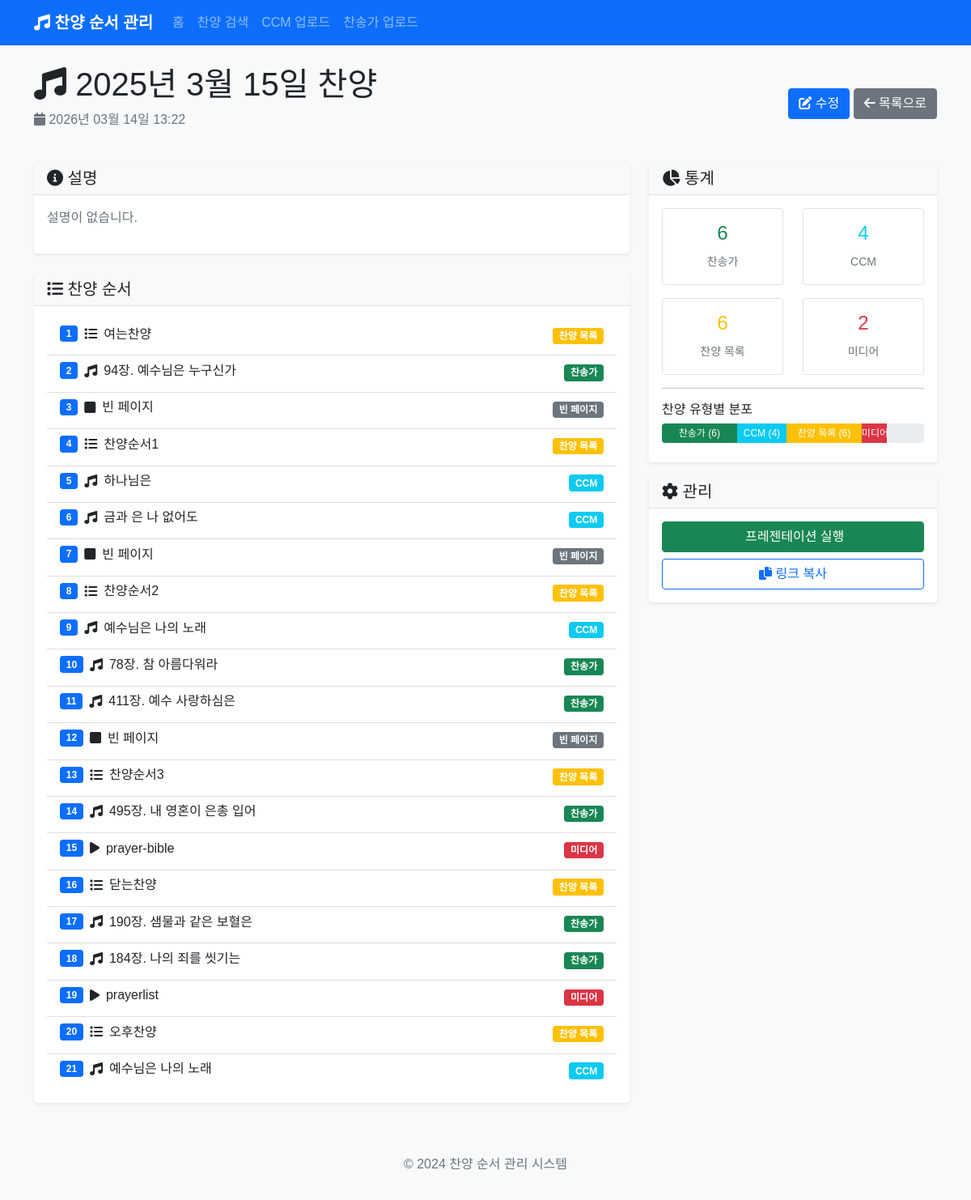
Screenshot of /post/23 with the database file from the repository.
### app.py (models this page shows)
class PraisePost(db.Model):
    id = db.Column(db.Integer, primary_key=True)
    title = db.Column(db.String(200), nullable=False)
    content = db.Column(db.Text, nullable=False)
    created_at = db.Column(db.DateTime, default=datetime.utcnow)
    songs = db.relationship('Song', backref='praise_post', lazy=True, cascade='all, delete-orphan')
    background_image = db.Column(db.String(500))  # 전체 배경 이미지
    parallax_image = db.Column(db.String(500))  # 패럴랙스 배경 이미지

class Song(db.Model):
    id = db.Column(db.Integer, primary_key=True)
    title = db.Column(db.String(200), nullable=False)
    song_type = db.Column(db.String(50), nullable=False)  # 'hymn', 'ccm', 'section', 'media', 'blank'
    hymn_number = db.Column(db.String(10))  # 찬송가 번호
    lyrics = db.Column(db.Text)  # 가사
    order = db.Column(db.Integer, nullable=False)
    praise_post_id = db.Column(db.Integer, db.ForeignKey('praise_post.id'), nullable=False)
    section_title = db.Column(db.String(200))  # 섹션 제목 (예: 찬양순서1)
    media_type = db.Column(db.String(50))  # 'image', 'video'
    media_url = db.Column(db.String(500))  # 미디어 파일 경로
    background_image = db.Column(db.String(500))  # 배경 이미지

### app.py (the view)
@app.route('/post/<int:post_id>')
def view_post(post_id):
    post = PraisePost.query.get_or_404(post_id)
    return render_template('view_post.html', post=post)

### templates/view_post.html (shortened to what this page needs)
{% extends "base.html" %}
{% block content %}
<div class="row">
    <div class="col-12">
        <div class="d-flex justify-content-between align-items-center mb-4">
            <div>
                <h1><i class="fas fa-music"></i> {{ post.title }}</h1>
                <p class="text-muted">
                    <i class="fas fa-calendar"></i> {{ post.created_at.strftime('%Y년 %m월 %d일 %H:%M') }}
                </p>
            </div>
            <div>
                <a href="{{ url_for('edit_post', post_id=post.id) }}" class="btn btn-primary">
                    <i class="fas fa-edit"></i> 수정
                </a>
                <a href="{{ url_for('index') }}" class="btn btn-secondary">
                    <i class="fas fa-arrow-left"></i> 목록으로
                </a>
            </div>
        </div>
    </div>
</div>
<div class="row">
    <div class="col-md-8">
        <div class="card mb-4">
            <div class="card-header">
                <h5 class="mb-0"><i class="fas fa-info-circle"></i> 설명</h5>
            </div>
            <div class="card-body">
                {% if post.content %}
                    <p>{{ post.content }}</p>
                {% else %}
                    <p class="text-muted">설명이 없습니다.</p>
                {% endif %}
            </div>
        </div>
        <div class="card">
            <div class="card-header">
                <h5 class="mb-0"><i class="fas fa-list"></i> 찬양 순서</h5>
            </div>
            <div class="card-body">
                {% if post.songs %}
                    <div class="list-group">
                        {% for song in post.songs %}
                        <div class="list-group-item">
                            <div class="d-flex justify-content-between align-items-start">
                                <div class="flex-grow-1">
                                    <div class="d-flex align-items-center mb-2">
                                        <span class="badge bg-primary me-2">{{ loop.index }}</span>
                                        {% if song.song_type == 'hymn' %}
                                            <i class="fas fa-music me-2"></i>
                                        {% elif song.song_type == 'ccm' %}
                                            <i class="fas fa-music me-2"></i>
                                        {% elif song.song_type == 'section' %}
                                            <i class="fas fa-list me-2"></i>
                                        {% elif song.song_type == 'media' %}
                                            <i class="fas fa-play me-2"></i>
                                        {% elif song.song_type == 'blank' %}
                                            <i class="fas fa-square me-2"></i>
                                        {% else %}
                                            <i class="fas fa-music me-2"></i>
                                        {% endif %}
                                        <h6 class="mb-0">
                                            {% if song.song_type == 'hymn' %}
                                                {{ song.hymn_number }}장. {{ song.title }}
                                            {% else %}
                                                {{ song.title }}
                                            {% endif %}
                                        </h6>
                                    </div>
                                </div>
                                <div class="ms-3">
                                    {% if song.song_type == 'hymn' %}
                                        <span class="badge bg-success">찬송가</span>
                                    {% elif song.song_type == 'ccm' %}
                                        <span class="badge bg-info">CCM</span>
                                    {% elif song.song_type == 'section' %}
                                        <span class="badge bg-warning">찬양 목록</span>
                                    {% elif song.song_type == 'media' %}
                                        <span class="badge bg-danger">미디어</span>
                                    {% elif song.song_type == 'blank' %}
                                        <span class="badge bg-secondary">빈 페이지</span>
                                    {% else %}
                                        <span class="badge bg-secondary">기타</span>
                                    {% endif %}
                                </div>
                            </div>
                        </div>
                        {% endfor %}
                    </div>
                {% else %}
                    <p class="text-muted">등록된 찬양이 없습니다.</p>
                {% endif %}
            </div>
        </div>
    </div>
    <div class="col-md-4">
        <div class="card">
            <div class="card-header">
                <h5 class="mb-0"><i class="fas fa-chart-pie"></i> 통계</h5>
            </div>
            <div class="card-body">
                <div class="row text-center">
                    <div class="col-6 mb-3">
                        <div class="border rounded p-3">
                            <h4 class="text-success">{{ post.songs|selectattr('song_type', 'equalto', 'hymn')|list|length }}</h4>
                            <small class="text-muted">찬송가</small>
                        </div>
                    </div>
                    <div class="col-6 mb-3">
                        <div class="border rounded p-3">
                            <h4 class="text-info">{{ post.songs|selectattr('song_type', 'equalto', 'ccm')|list|length }}</h4>
                            <small class="text-muted">CCM</small>
                        </div>
                    </div>
                    <div class="col-6">
                        <div class="border rounded p-3">
                            <h4 class="text-warning">{{ post.songs|selectattr('song_type', 'equalto', 'section')|list|length }}</h4>
                            <small class="text-muted">찬양 목록</small>
                        </div>
                    </div>
                    <div class="col-6">
                        <div class="border rounded p-3">
                            <h4 class="text-danger">{{ post.songs|selectattr('song_type', 'equalto', 'media')|list|length }}</h4>
                            <small class="text-muted">미디어</small>
                        </div>
                    </div>
                </div>
                <hr>
                <div class="mt-3">
                    <h6>찬양 유형별 분포</h6>
                    <div class="progress mb-2">
                        {% set hymn_count = post.songs|selectattr('song_type', 'equalto', 'hymn')|list|length %}
                        {% set ccm_count = post.songs|selectattr('song_type', 'equalto', 'ccm')|list|length %}
                        {% set section_count = post.songs|selectattr('song_type', 'equalto', 'section')|list|length %}
                        {% set media_count = post.songs|selectattr('song_type', 'equalto', 'media')|list|length %}
                        {% set total = post.songs|length %}
                        {% if total > 0 %}
                            {% if hymn_count > 0 %}
                                <div class="progress-bar bg-success" style="width: {{ (hymn_count / total * 100)|round(1) }}%">
                                    찬송가 ({{ hymn_count }})
                                </div>
                            {% endif %}
                            {% if ccm_count > 0 %}
                                <div class="progress-bar bg-info" style="width: {{ (ccm_count / total * 100)|round(1) }}%">
                                    CCM ({{ ccm_count }})
                                </div>
                            {% endif %}
                            {% if section_count > 0 %}
                                <div class="progress-bar bg-warning" style="width: {{ (section_count / total * 100)|round(1) }}%">
                                    찬양 목록 ({{ section_count }})
                                </div>
                            {% endif %}
                            {% if media_count > 0 %}
                                <div class="progress-bar bg-danger" style="width: {{ (media_count / total * 100)|round(1) }}%">
                                    미디어 ({{ media_count }})
                                </div>
                            {% endif %}
                        {% endif %}
                    </div>
                </div>
            </div>
        </div>
        <div class="card mt-3">
            <div class="card-header">
                <h5 class="mb-0"><i class="fas fa-cog"></i> 관리</h5>
            </div>
            <div class="card-body">
                <div class="d-grid gap-2">
                    <a href="{{ url_for('presentation', post_id=post.id) }}" class="btn btn-success" target="_blank">
                         프레젠테이션 실행
                    </a>
                    <button class="btn btn-outline-primary" onclick="copyToClipboard()">
                        <i class="fas fa-copy"></i> 링크 복사
                    </button>
                </div>
            </div>
        </div>
    </div>
</div>
{% endblock %}

### templates/base.html (shortened to what this page needs)
<!DOCTYPE html>
<html lang="ko">
<head>
    <link href="https://cdn.jsdelivr.net/npm/bootstrap@5.1.3/dist/css/bootstrap.min.css" rel="stylesheet">
    <link href="https://cdnjs.cloudflare.com/ajax/libs/font-awesome/6.0.0/css/all.min.css" rel="stylesheet">
    <link href="{{ url_for('static', filename='css/style.css') }}" rel="stylesheet">
</head>
<body>
    <nav class="navbar navbar-expand-lg navbar-dark bg-primary">
        <div class="container">
            <a class="navbar-brand" href="{{ url_for('index') }}">
                <i class="fas fa-music"></i> 찬양 순서 관리
            </a>
            <div class="collapse navbar-collapse" id="navbarNav">
                <ul class="navbar-nav me-auto">
                    <li class="nav-item">
                        <a class="nav-link" href="{{ url_for('index') }}">홈</a>
                    </li>
                    <li class="nav-item">
                        <a class="nav-link" href="{{ url_for('search') }}">찬양 검색</a>
                    </li>
                    <li class="nav-item">
                        <a class="nav-link" href="{{ url_for('upload_ccm') }}">CCM 업로드</a>
                    </li>
                    <li class="nav-item">
                        <a class="nav-link" href="{{ url_for('upload_hymn') }}">찬송가 업로드</a>
                    </li>
                </ul>
            </div>
        </div>
    </nav>
    <main class="container mt-4">
        {% block content %}{% endblock %}
    </main>
    <footer class="bg-light text-center text-muted py-3 mt-5">
        <div class="container">
            <p>&copy; 2024 찬양 순서 관리 시스템</p>
        </div>
    </footer>
</body>
</html>

### static/css/style.css (style rules this page uses)
body { font-family: 'Noto Sans KR', sans-serif; background-color: #f8f9fa; }
.navbar-brand { font-weight: bold; }
.card { border: none; box-shadow: 0 0.125rem 0.25rem rgba(0, 0, 0, 0.075); transition: box-shadow 0.15s ease-in-out; }
.card-header { background-color: #f8f9fa; border-bottom: 1px solid #dee2e6; font-weight: 600; }
.list-group-item { border-left: none; border-right: none; border-radius: 0 !important; }
.list-group-item:first-child { border-top: none; }
.list-group-item:last-child { border-bottom: none; }
.badge { font-size: 0.75em; }
.progress { height: 1.5rem; }
.progress-bar { font-size: 0.75rem; line-height: 1.5rem; }
.btn { transition: all 0.15s ease-in-out; }

### rows the page displays
PraisePost: title "2025년 3월 15일 찬양", created_at "2026년 03월 14일 13:22"
Song: song_type "section" (drawn), title "여는찬양"
Song: hymn_number "94", title "예수님은 누구신가", song_type "찬송가"
Song: song_type "blank" (drawn), title "빈 페이지"
Song: song_type "section" (drawn), title "찬양순서1"
Song: title "하나님은", song_type "CCM"
Song: title "금과 은 나 없어도", song_type "CCM"
Song: song_type "blank" (drawn), title "빈 페이지"
Song: song_type "section" (drawn), title "찬양순서2"
Song: title "예수님은 나의 노래", song_type "CCM"
Song: hymn_number "78", title "참 아름다워라", song_type "찬송가"
Song: hymn_number "411", title "예수 사랑하심은", song_type "찬송가"
Song: song_type "blank" (drawn), title "빈 페이지"
Song: song_type "section" (drawn), title "찬양순서3"
Song: hymn_number "495", title "내 영혼이 은총 입어", song_type "찬송가"
Song: song_type "media" (drawn), title "prayer-bible"
Song: song_type "section" (drawn), title "닫는찬양"
Song: hymn_number "190", title "샘물과 같은 보혈은", song_type "찬송가"
Song: hymn_number "184", title "나의 죄를 씻기는", song_type "찬송가"
Song: song_type "media" (drawn), title "prayerlist"
Song: song_type "section" (drawn), title "오후찬양"
Song: title "예수님은 나의 노래", song_type "CCM"

### other values shown
{{ post.songs|selectattr('song_type', 'equalto', 'hymn')|list|length }} "6"
{{ post.songs|selectattr('song_type', 'equalto', 'ccm')|list|length }} "4"
{{ post.songs|selectattr('song_type', 'equalto', 'section')|list|length }} "6"
{{ post.songs|selectattr('song_type', 'equalto', 'media')|list|length }} "2"
{{ hymn_count }} "6"
{{ ccm_count }} "4"
{{ section_count }} "6"
